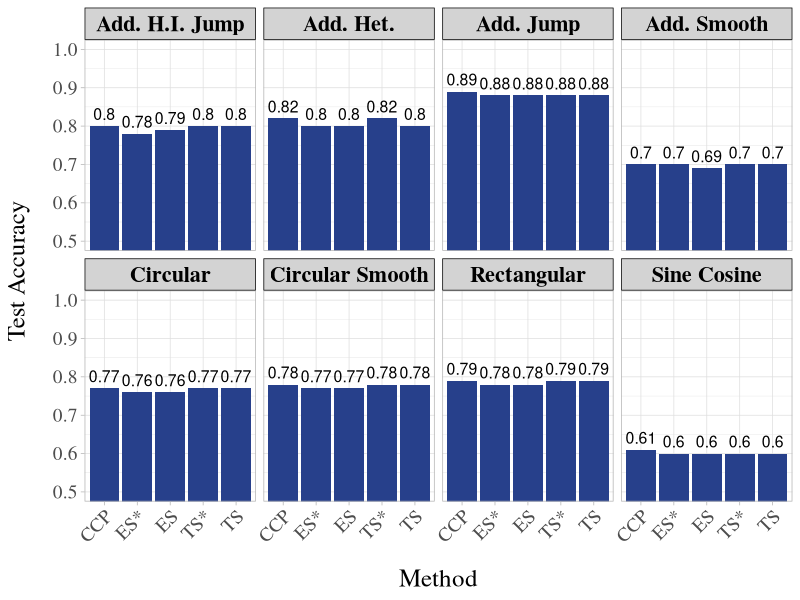
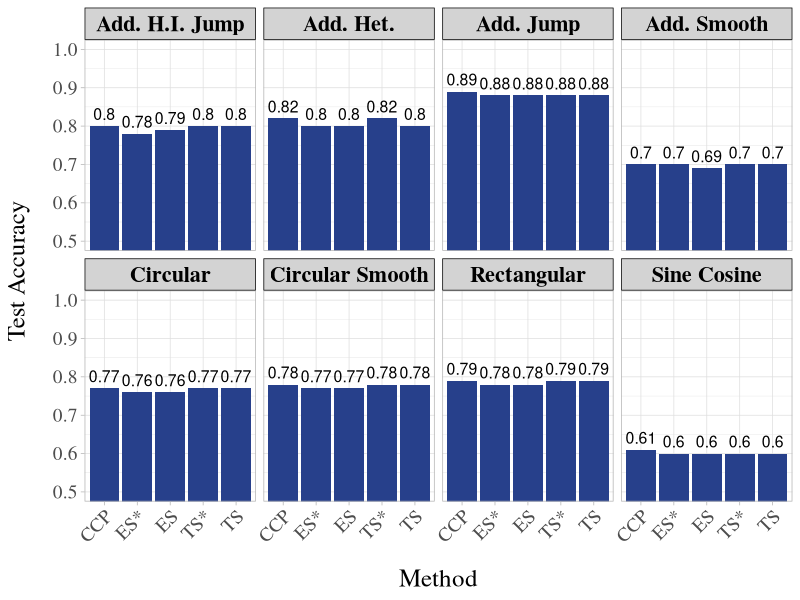

These charts were generated, in order, by the following R code:
library(dplyr)
library(tidyr)

# Read the CSV file
df <- read.csv("experiments/experiment_analysis/dt_es_simulation_study/overview_csvs/dt_mc_results.csv", check.names = FALSE)

# Also standardize dataset names in data_es
df <- df %>%
  mutate(dataset = ifelse(dataset == "Smooth Signal", "Circular Smooth", dataset))

# Apply the filters:
# 1. Keep only rows where dgp_config_folder is "standard"
# 2. Remove rows where feature_dim is 5
# 3. Remove rows where algorithm contains "TS" or "TS*" AND full_alpha_range is "0.0"
# 4. Select only specified columns
filtered_df <- df %>%
  filter(dgp_config_folder == "standard") %>%
  filter(feature_dim != 5) %>%
  filter(!(grepl("TS", algorithm) & full_alpha_range == 1.0)) %>%
  filter(!(grepl("CCP", algorithm) & full_alpha_range == 1.0)) %>%
  filter(algorithm != "MD") %>%
  select(dataset, algorithm, feature_dim, n_train_samples, `Test Accuracy (median)`) %>%
  mutate(`Test Accuracy (median)` = round(`Test Accuracy (median)`, 2))  # Round to 2 decimal places

# Display the result
filtered_df

# Create the plot
library(ggplot2)

# Convert algorithm to factor with specific order
filtered_df$algorithm <- factor(filtered_df$algorithm, 
                              levels = c("CCP", "ES*", "ES", "TS*", "TS"))

ggplot(filtered_df, aes(x = algorithm, y = `Test Accuracy (median)`, fill = algorithm)) +
  geom_bar(stat = "identity") +
  # Add text labels on top of bars, rounded to 2 decimals
  geom_text(aes(label = round(`Test Accuracy (median)`, 2)), 
            vjust = -0.5, size = 4) +
  facet_wrap(~dataset, nrow = 2, ncol = 4) +
  theme_light() +
  labs(y = "Test Accuracy",
       x = "Method") +
  scale_fill_manual(values = c("CCP" = "royalblue4", 
                              "ES*" = "royalblue4", 
                              "ES" = "royalblue4",
                              "TS" = "royalblue4",
                              "TS*" = "royalblue4")) +
    theme_light() +
    theme(
    text = element_text(family = "serif"),
        # plot.title = element_text(
        #   size = 24,
        #   color = "black",
        #   hjust = 0.5,
        #   margin = margin(b = 10)
        # ),
        # plot.title.position = "panel",  # Ensure the title aligns with the panel
        # Legend details
    legend.position = "none",
    strip.background = element_rect(fill = "lightgray", color = "black"),
    strip.text = element_text(size = 16, face = "bold", color = "black"),
    axis.text.x = element_text(size = 14, angle = 45, hjust = 1),  # Rotated x-axis labels
    axis.text.y = element_text(size = 14),  # Increase y-tick text size
    axis.title.x = element_text(margin = margin(t = 16), size=18),
    axis.title.y = element_text(margin = margin(r = 16), size=18)
    ) +
  coord_cartesian(ylim = c(0.5, 1))

ggsave("experiments/experiment_analysis/dt_es_simulation_study/plots/dt_test_acc_comp.png", 
       width = 12, 
       height = 7, 
       dpi = 300)

